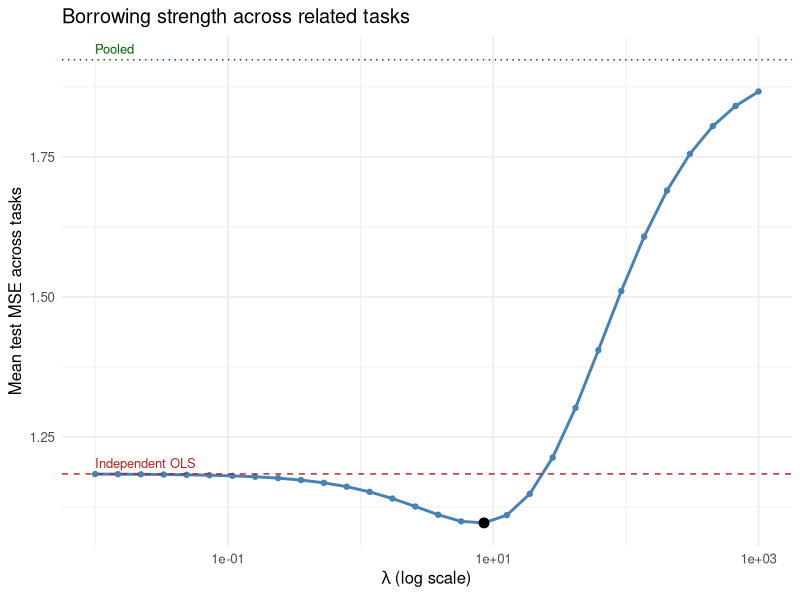

Source code (R):
## ---- chunk 1
knitr::opts_chunk$set(echo = TRUE)
## ---- chunk 2
set.seed(2026)

T_tasks <- 6      # number of tasks
p       <- 5      # number of predictors per task
n_train <- 25     # small training sample per task
n_test  <- 500    # large test sample per task

# Shared coefficient center plus small task-specific deviations.
beta0_true <- c(1.5, -2.0, 0.0, 1.0, -0.5)
sigma_dev  <- 0.4   # how far tasks drift from the shared center
sigma_eps  <- 1.0   # noise standard deviation

# True per-task coefficients: beta_t = beta0 + deviation_t
beta_true <- lapply(1:T_tasks, function(t) {
  beta0_true + rnorm(p, mean = 0, sd = sigma_dev)
})

make_task <- function(t, n) {
  X <- matrix(rnorm(n * p), nrow = n, ncol = p)
  y <- as.numeric(X %*% beta_true[[t]]) + rnorm(n, sd = sigma_eps)
  list(X = X, y = y)
}

train <- lapply(1:T_tasks, function(t) make_task(t, n_train))
test  <- lapply(1:T_tasks, function(t) make_task(t, n_test))
## ---- chunk 3
fit_independent <- function(task) {
  # No intercept: data are centered around zero by construction.
  solve(crossprod(task$X), crossprod(task$X, task$y))
}
beta_ind <- lapply(train, fit_independent)
## ---- chunk 4
X_all <- do.call(rbind, lapply(train, `[[`, "X"))
y_all <- do.call(c,    lapply(train, `[[`, "y"))
beta_pool <- solve(crossprod(X_all), crossprod(X_all, y_all))
## ---- chunk 5
fit_mtl <- function(train, lambda, p, T_tasks) {
  n_t <- sapply(train, function(z) length(z$y))
  N   <- sum(n_t)

  # Z has p shared columns followed by p columns per task.
  Z <- matrix(0, nrow = N, ncol = p * (T_tasks + 1))
  y <- numeric(N)

  row0 <- 0
  for (t in 1:T_tasks) {
    rows <- (row0 + 1):(row0 + n_t[t])
    Z[rows, 1:p] <- train[[t]]$X                       # shared block beta0
    cols <- (t * p + 1):((t + 1) * p)                  # deviation block v_t
    Z[rows, cols] <- train[[t]]$X
    y[rows] <- train[[t]]$y
    row0 <- row0 + n_t[t]
  }

  # Penalty: 0 on the shared block, lambda on every deviation block.
  pen <- c(rep(0, p), rep(lambda, p * T_tasks))
  P   <- diag(pen)

  theta <- solve(crossprod(Z) + P, crossprod(Z, y))

  beta0 <- theta[1:p]
  betas <- lapply(1:T_tasks, function(t) {
    beta0 + theta[(t * p + 1):((t + 1) * p)]
  })
  list(beta0 = beta0, betas = betas)
}
## ---- chunk 6
test_mse <- function(beta_list) {
  errs <- sapply(1:T_tasks, function(t) {
    pred <- as.numeric(test[[t]]$X %*% beta_list[[t]])
    mean((test[[t]]$y - pred)^2)
  })
  mean(errs)
}

mse_ind  <- test_mse(beta_ind)
mse_pool <- test_mse(rep(list(beta_pool), T_tasks))

lambda_grid <- 10^seq(-2, 3, length.out = 30)
mse_mtl <- sapply(lambda_grid, function(lam) {
  fit <- fit_mtl(train, lam, p, T_tasks)
  test_mse(fit$betas)
})

best_idx    <- which.min(mse_mtl)
best_lambda <- lambda_grid[best_idx]
best_mse    <- mse_mtl[best_idx]

results <- data.frame(
  method   = c("Independent OLS", "Pooled", "Multi-task (best lambda)"),
  test_mse = round(c(mse_ind, mse_pool, best_mse), 4)
)
print(results)
cat("Best lambda:", round(best_lambda, 3), "\n")
## ---- chunk 7
library(ggplot2)

df <- data.frame(lambda = lambda_grid, mse = mse_mtl)

ggplot(df, aes(x = lambda, y = mse)) +
  geom_line(color = "steelblue", linewidth = 1) +
  geom_point(color = "steelblue") +
  geom_hline(yintercept = mse_ind, linetype = "dashed", color = "firebrick") +
  geom_hline(yintercept = mse_pool, linetype = "dotted", color = "darkgreen") +
  annotate("point", x = best_lambda, y = best_mse, color = "black", size = 3) +
  scale_x_log10() +
  annotate("text", x = min(lambda_grid), y = mse_ind,
           label = "Independent OLS", color = "firebrick",
           hjust = 0, vjust = -0.6, size = 3.3) +
  annotate("text", x = min(lambda_grid), y = mse_pool,
           label = "Pooled", color = "darkgreen",
           hjust = 0, vjust = -0.6, size = 3.3) +
  labs(x = expression(lambda~"(log scale)"),
       y = "Mean test MSE across tasks",
       title = "Borrowing strength across related tasks") +
  theme_minimal(base_size = 12)
